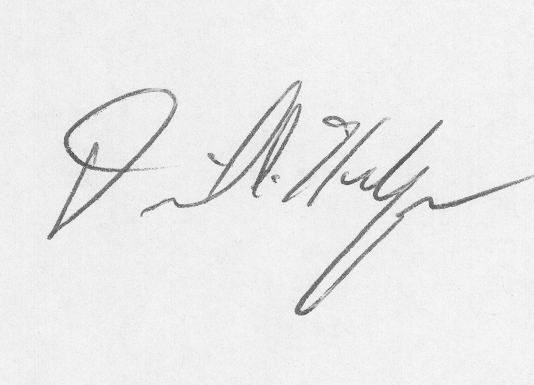
#> input picture backend/temp_test.png, 534 x 385 px
$ python -i features.py   (imports and definitions only)
#> lines starting #> are read from the running program, lines starting #| are printed output that depends on the picture
import numpy as np
import cv2
from skimage.feature import hog, local_binary_pattern

def geometric_features(img):
    """Compute basic geometric stats of binary signature."""
    contours, _ = cv2.findContours(img, cv2.RETR_EXTERNAL, cv2.CHAIN_APPROX_SIMPLE)
    if not contours:
        return np.zeros(5)
    cnt = max(contours, key=cv2.contourArea)
    area = cv2.contourArea(cnt)
    x, y, w, h = cv2.boundingRect(cnt)
    aspect_ratio = w / h if h != 0 else 0
    rect_area = w * h
    extent = area / rect_area if rect_area > 0 else 0
    moments = cv2.moments(cnt)
    cx = moments['m10'] / moments['m00'] if moments['m00'] != 0 else 0
    cy = moments['m01'] / moments['m00'] if moments['m00'] != 0 else 0
    norm_cx, norm_cy = cx / w, cy / h
    return np.array([area, aspect_ratio, extent, norm_cx, norm_cy])

def hog_features(img):
    """HOG descriptor for shape and texture."""
    return hog(img, orientations=9, pixels_per_cell=(16, 16),
               cells_per_block=(2, 2), block_norm='L2-Hys', feature_vector=True)

def lbp_features(img, P=8, R=1):
    """Local Binary Pattern histogram."""
    lbp = local_binary_pattern(img, P, R, method="uniform")
    (hist, _) = np.histogram(lbp.ravel(),
                             bins=np.arange(0, P + 3),
                             range=(0, P + 2))
    hist = hist.astype("float")
    hist /= (hist.sum() + 1e-6)
    return hist

def extract_features(img):
    """Combine geometric + HOG + LBP features."""
    geom = geometric_features(img)
    hogf = hog_features(img)
    lbpf = lbp_features(img)
    return np.concatenate([geom, hogf, lbpf])

>>> import cv2
>>> picture = cv2.imread('../temp_test.png', cv2.IMREAD_GRAYSCALE)
#> picture is the input picture: shape (385, 534); min 75, max 252, mean 234.7
>>> result = extract_features(picture)
#> in geometric_features, `contours, _ = cv2.findContours(img, cv2.RETR_EXTERNAL, cv2.CHAIN_APPRO..`: contours = [[[0, 0], [0, 384], [533, 384], [533, 0]]]
#> in geometric_features, `cnt = max(contours, key=cv2.contourArea)`: cnt = [[0, 0], [0, 384], [533, 384], [533, 0]]
#> in geometric_features, `area = cv2.contourArea(cnt)`: area = 204672
#> in geometric_features, `x, y, w, h = cv2.boundingRect(cnt)`: x = 0; w = 534; h = 385
#> in geometric_features, `aspect_ratio = w / h if h != 0 else 0`: aspect_ratio = 1.39
#> in geometric_features, `rect_area = w * h`: rect_area = 205590
#> in geometric_features, `extent = area / rect_area if rect_area > 0 else 0`: extent = 0.996
#> in geometric_features, `moments = cv2.moments(cnt)`: moments = moments, m00 204672, centre m10/m00, m01/m00 = (266.5, 192)
#> in geometric_features, `cx = moments['m10'] / moments['m00'] if moments['m00'] != 0 else 0`: cx = 266.5
#> in geometric_features, `cy = moments['m01'] / moments['m00'] if moments['m00'] != 0 else 0`: cy = 192
#> in geometric_features, `norm_cx, norm_cy = cx / w, cy / h`: norm_cx = 0.499
#> in extract_features, `geom = geometric_features(img)`: geom = [204672, 1.39, 0.996, 0.499, 0.499]
#> in lbp_features, `lbp = local_binary_pattern(img, P, R, method="uniform")`:
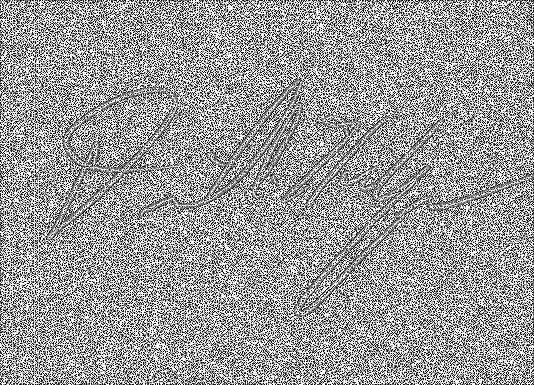
#> lbp: shape (385, 534) float64; min 0, max 9, mean 5.47; drawn with min black and max white
#> in lbp_features, `(hist, _) = np.histogram(lbp.ravel(), bins=np.arange(0, P + 3), range=..`: hist = [26348, 19615, 9567, 11557, 9019, 8841, 11656, 23126, 34249, 51612]
#> in lbp_features, `hist /= (hist.sum() + 1e-6)`: hist = [0.128, 0.0954, 0.0465, 0.0562, 0.0439, 0.043, 0.0567, 0.112, 0.167, 0.251]
#> in extract_features, `lbpf = lbp_features(img)`: lbpf has the same summary as hist in lbp_features
